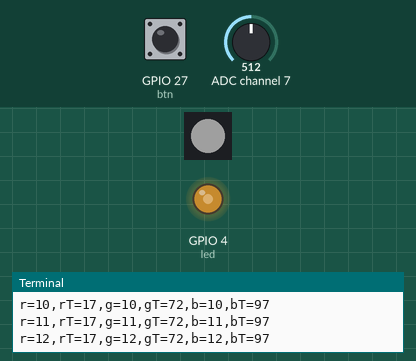
This program was run on a simulated Raspberry Pi (BCM pin numbers). On the bench: 1 RGB LEDs in strip order, left to right, output pins drawn as LEDs (lit = HIGH), the last lines printed to the terminal. The test bench sets the inputs (shaded band); at power-on: GPIO 27 (btn) HIGH, ADC channel 7 = 512 (analog values on the 0–1023 scale). Dim RGB values are drawn brighter than linear; random numbers come from a fixed seed.

Above: at 1.25 s.
1.3 s: GPIO 27 (btn) pulled LOW for 0.15 s
At 1.35 s:
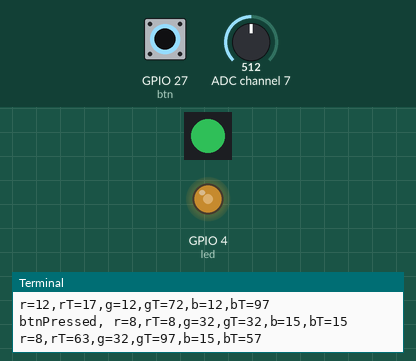
4.3 s: ADC channel 7 set to 716
At 4.37 s:
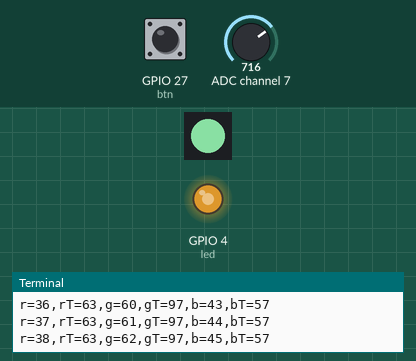
7.3 s: GPIO 27 (btn) pulled LOW for 1 s
At 7.38 s:
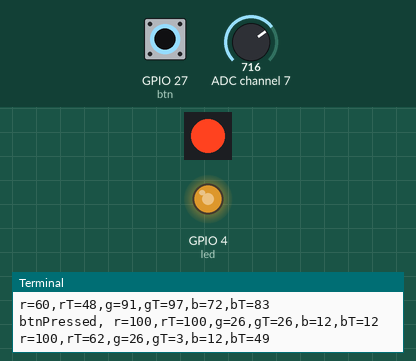
10.3 s: ADC channel 7 set to 900
At 10.39 s:
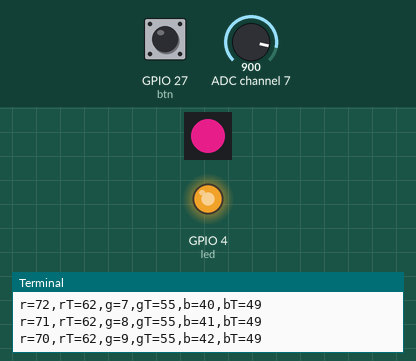
13.3 s: ADC channel 7 set to 122
At 13.41 s:
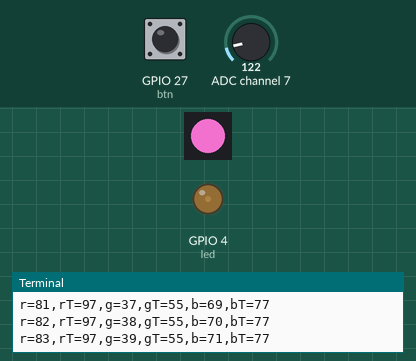
16.3 s: GPIO 27 (btn) pulled LOW for 0.15 s
At 17.23 s:
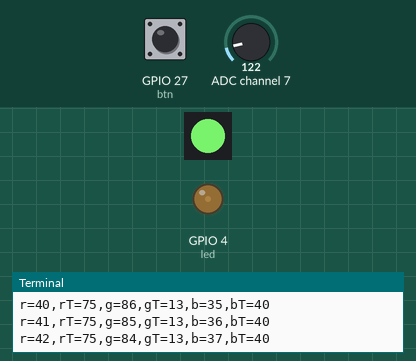
Timing chart, 0 to 20.3 s (numbered marks = the images above; inputs shaded):
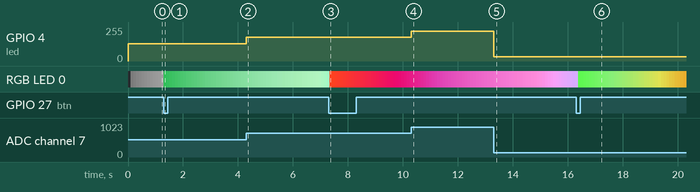

Measured:
- after the input at 4.3 s, GPIO 4 (led): 128/255 → 179/255 at once
- after the input at 10.3 s, GPIO 4 (led): 179/255 → 224/255 at once
- after the input at 13.3 s, GPIO 4 (led): 224/255 → 31/255 at once

The program:

VrCtrlLed.py
```python
from gpiozero import PWMLED, MCP3008, RGBLED,Button
from signal import pause
import random
from time import sleep

def btnPressed():
    global r, rTemp, g, gTemp, b, bTemp
    r =random.randint(0, 100)
    rTemp=r
    g=random.randint(0, 100)
    gTemp=g
    b=random.randint(0, 100)
    bTemp=b
    print("btnPressed, r={},rT={},g={},gT={},b={},bT={}".format(r,rTemp,g,gTemp,b,bTemp))
    sleep(3)

btn = Button(27)
led = PWMLED(4)
pot = MCP3008(channel=7)
rgbLed = RGBLED(16,20,21)

led.source = pot.values

btn.when_pressed= btnPressed

r=0
g=0
b=0
rTemp=0
gTemp=0
bTemp=0

while True:
    if r > rTemp:
        r -= 1
    elif r < rTemp:
        r += 1
    else:
        rTemp = random.randint(0, 100)
    if g > gTemp:
        g -= 1
    elif g < gTemp:
        g += 1
    else:
        gTemp = random.randint(0, 100)
    if b > bTemp:
        b -= 1
    elif b < bTemp:
        b += 1
    else:
        bTemp = random.randint(0, 100 )
    print("r={},rT={},g={},gT={},b={},bT={}".format(r,rTemp,g,gTemp,b,bTemp))
    rgbLed.color=(r/100,g/100,b/100)
    sleep(0.1)

#pause()
```
